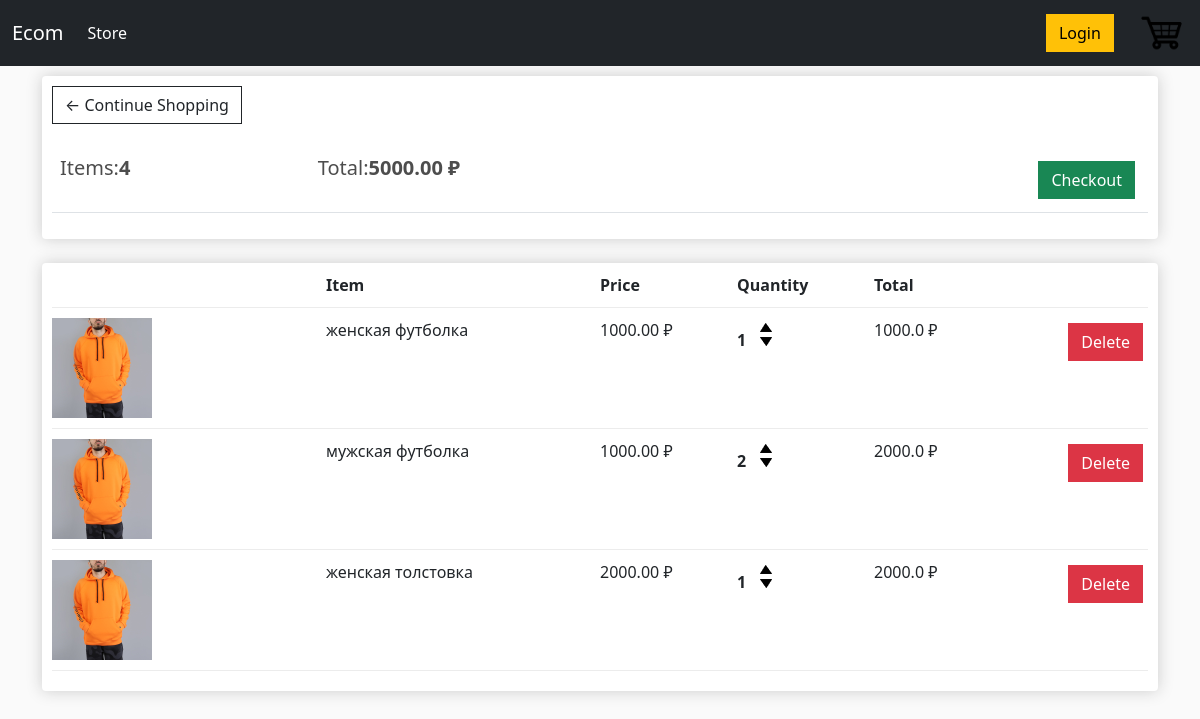
The page /cart/ (signed in) on the database as committed earlier.
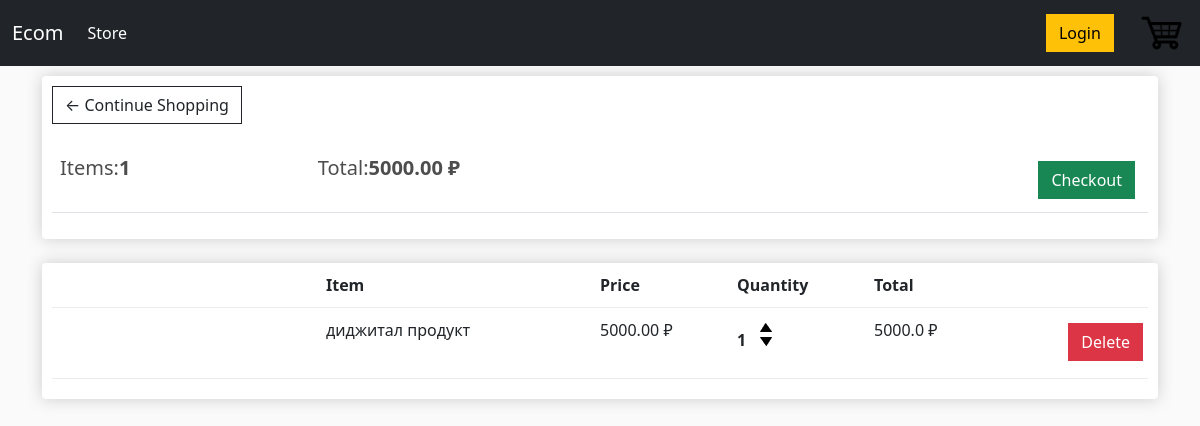
The same page on the database as committed later.
### mainapp/models.py (models this page shows, shortened)
class Order(models.Model):
    customer = models.ForeignKey(Customer, on_delete=models.SET_NULL, blank=True, null=True)
    date_order = models.DateTimeField(auto_now_add=True)
    complete = models.BooleanField(default=False, null=True, blank=False)
    transaction_id = models.CharField(max_length=200, null=True)
    def get_cart_total(self):
        orderitems = self.orderitem_set.all()
        total = sum([item.get_total for item in orderitems])
        return total
    def get_cart_items(self):
        orderitems = self.orderitem_set.all()
        items = sum([item.quantity for item in orderitems])
        return items

class OrderItem(models.Model):
    product = models.ForeignKey(Product, on_delete=models.SET_NULL, blank=True, null=True)
    order = models.ForeignKey(Order, on_delete=models.SET_NULL, blank=True, null=True)
    quantity = models.IntegerField(default=0, null=True, blank=True)
    date_added = models.DateTimeField(auto_now_add=True)
    @property
    def get_total(self):
        total = self.product.price * self.quantity
        return total

class Product(models.Model):
    name = models.CharField(max_length=200, null=True)
    price = models.FloatField()  # !!! not sure
    digital = models.BooleanField(default=False, null=True, blank=False)
    image = models.ImageField(null=True, blank=True)
    def imageURL(self):
        try:
            url = self.image.url
        except:
            url = ''
        return url

### mainapp/views.py (the view)
# urls.py: path('cart/', views.cart, name='cart'),
def cart(request):
    if request.user.is_authenticated:
        customer = request.user.customer
        order, created = Order.objects.get_or_create(customer=customer, complete=False)
        items = order.orderitem_set.all()
    else:
        items = []
        order = {'get_cart_total': 0, 'get_cart_items': 0, 'shipping': False}
    context = {'items': items, 'order': order}
    return render(request, 'mainapp/cart.html', context)

### mainapp/templates/mainapp/cart.html
{% extends 'mainapp/index.html' %}
{% load static %}
{% block content%}
    <div class="row">
        <div class="col-lg-12">
            <div class="box-element">
                <a class="btn btn-outline-dark" href="{% url 'store' %}">&#x2190; Continue Shopping</a>
                <br>
                <br>
                <table class="table">
                    <tr>
                        <th><h5>Items:<strong>{{order.get_cart_items}}</strong></h5></th>
                        <th><h5>Total:<strong>{{order.get_cart_total|floatformat:2}} ₽</strong></h5></th>
                        <th>
                            <a style="float:right;margin:5px" class="btn btn-success" href="{% url 'checkout' %}">Checkout</a>
                        </th>
                    </tr>
                </table>
            </div>
            <br>
            <div class="box-element">
                <div class="cart-row">
                    <div style="flex:2"></div>
                    <div style="flex:2"><strong>Item</strong></div>
                    <div style="flex:1"><strong>Price</strong></div>
                    <div style="flex:1"><strong>Quantity</strong></div>
                    <div style="flex:1"><strong>Total</strong></div>
                    <div style="flex:1"><strong></strong></div>
                </div>
                {% for item in items %}
                <div class="cart-row">
                    <div style="flex:2"><img class="row-image" src="{{item.product.imageURL}}"></div>
                    <div style="flex:2">{{item.product.name}}</div>
                    <div style="flex:1">{{item.product.price|floatformat:2}} ₽</div>
                    <div style="flex:1">
						<p class="quantity">{{item.quantity}}</p>
						<div class="quantity">
							<img data-product={{item.product.id}} data-action="add" class="chg-quantity update-cart" src="{% static  'images/arrow-up.png' %}">
							<img data-product={{item.product.id}} data-action="remove" class="chg-quantity update-cart" src="{% static  'images/arrow-down.png' %}">
						</div>
					</div>
					<div style="flex:1"><p>{{item.get_total}} ₽</p></div>
                    <div style="flex:1">
                        <a data-product="{{item.product.id}}" data-action="delete" style="float:right;margin:5px" class="btn btn-danger update-cart">Delete</a>
                    </div>
                </div>
                {% endfor %}
            </div>
        </div>
    </div>
{% endblock content%}

Rows that differ between the two databases and show on the page:
removed OrderItem: product.imageURL (picture), product.name "женская футболка", product.price "1000.00", quantity "1", get_total "1000.0"
removed OrderItem: product.imageURL (picture), product.name "мужская футболка", product.price "1000.00", quantity "2", get_total "2000.0"
removed OrderItem: product.imageURL (picture), product.name "женская толстовка", product.price "2000.00", quantity "1", get_total "2000.0"
computed for Order: get_cart_items "4" → "1"
added OrderItem: product.name "диджитал продукт", product.price "5000.00", quantity "1", get_total "5000.0"
